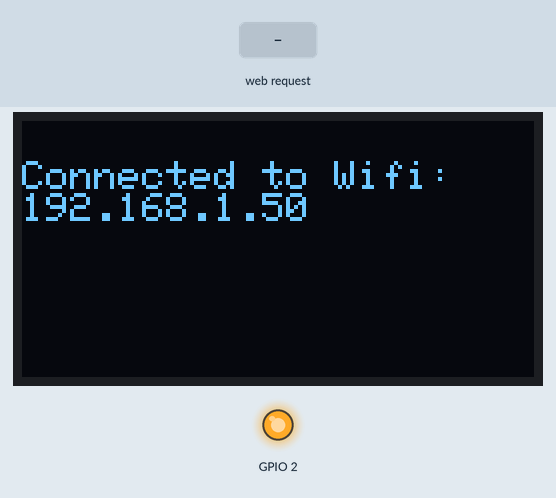
This sketch was run on a simulated ESP8266 (Wemos D1 mini). Parts: 128×64 one-colour display, output pins drawn as LEDs (lit = HIGH, except the on-board LED, lit = LOW). Inputs (shaded band) come from the test bench. WiFi joins after 1.5 s; servers stay silent unless stated; not simulated (calls return 0 or success): secret.h; what the sketch prints to the serial monitor is not drawn.

Above: at 4.8 s.
4.9 s: HTTP request GET / received
At 6.5 s:
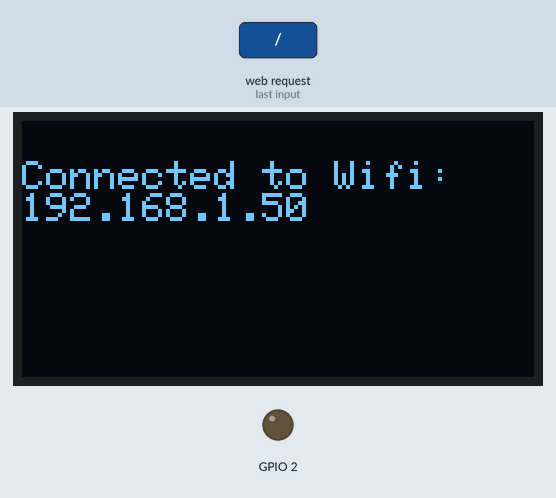
At 7.1 s:
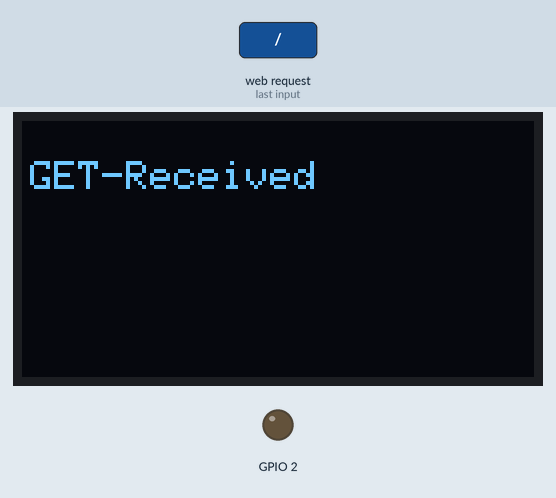
7.9 s: HTTP request GET /?plain=1 received
At 8.3 s:
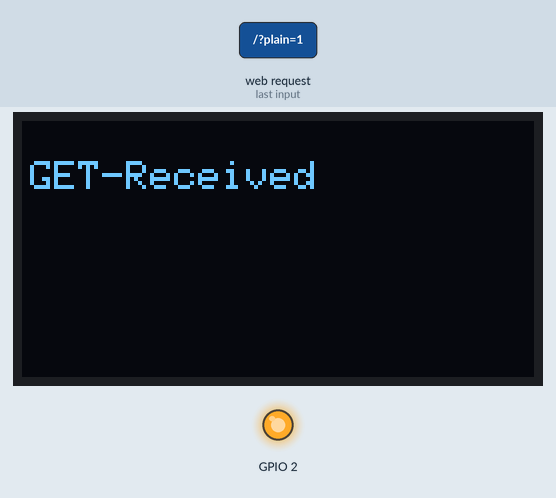
Timing chart, 0 to 10.9 s (numbered marks = the images above; inputs shaded):
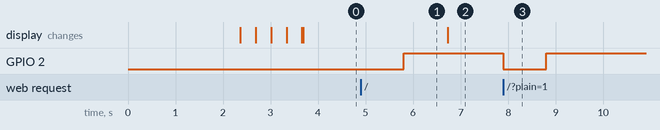

Measured:
- after the input at 4.9 s, GPIO 2: LOW → HIGH after 0.90 s
- after the input at 7.9 s, GPIO 2: HIGH → LOW at once, → HIGH 0.90 s later

The sketch:

WemosD1ServerHandling.ino
```cpp
#include <ESP8266WiFi.h>
#include <ESP8266WebServer.h>
#include "secret.h"

//Display Imports
#include <Wire.h>
#include <Adafruit_GFX.h>
#include <Adafruit_SSD1306.h>

//Define Display values
#define SCREEN_WIDTH 128
#define SCREEN_HEIGHT 64


//Construct Adafruit SSD1306
Adafruit_SSD1306 display(SCREEN_WIDTH, SCREEN_HEIGHT, &Wire, -1);

//Wifi information. bases itself off of secret.h
const char* ssid = SECRET_SSID;
const char* password = SECRET_WPA;
const char* unlock_key = SECRET_KEY;

//Init server
ESP8266WebServer server(80);

//Could consider adding static ip-addressing here? Remember to change per-device in that case

//handleRoot happens whenever the server gets a GET-Request
void handleRoot() {
  server.sendHeader("Access-Control-Allow-Origin", "*");
  server.send(401, "text/plain", "This isn't how you're supposed to use this device!");
  blink();
  display.setCursor(2, 10);
  display.clearDisplay();
  display.println("GET-Received");
  display.display();
}

//function which sole purpose is to display information
void displayStatus() {
    //On Connect:
    display.clearDisplay();
    display.println("Connected to Wifi: ");
    display.println(WiFi.localIP());
    display.display();
    Serial.println("Connected to WiFi. IP-address: ");
    Serial.println(WiFi.localIP());
    String IP = WiFi.localIP().toString();
    if (IP.startsWith("169.254")) {
      display.clearDisplay();
      display.println("Received invalid IP-address. Attempting to restart..");
      display.display();
      delay(10000);
      setup();
    }

    }

//HandlePost happens whenever the servers gets a POST-request
void handlePost() {
  server.sendHeader("Access-Control-Allow-Origin", "*");
  display.setCursor(0, 10);
  display.clearDisplay();
  String postData = server.arg("plain");
  if(postData.indexOf(unlock_key) != -1) {
    server.send(200, "text/plain", "correct code");
    display.println("Correct code!");
    display.display();
    delay(10000);
    displayStatus();
  }
  else {
    server.send(401, "text/plain", "NOT AUTHORIZED");
    display.println("POST-Received but not authenticated");
    display.display();
    delay(10000);
    displayStatus();
  }
}

//Function for blinking BUILT-IN LED
void blink() {
  digitalWrite (BUILTIN_LED, LOW);
  delay (900);
  digitalWrite(BUILTIN_LED, HIGH);
  delay(900);
}

void setup() {
  Serial.begin(19200);
  pinMode(BUILTIN_LED, OUTPUT);

  if(!display.begin(SSD1306_SWITCHCAPVCC, 0x3C)) {
    Serial.println("Error allocating memory ");
    }
  delay(2000);

//Prepares display for use
  display.clearDisplay();
  display.setTextSize(1);
  display.setTextColor(WHITE);
  display.setCursor(7, 0);

  // Connect to Wi-Fi with strings ssid and password
  WiFi.begin(ssid, password);
  int displayloadingbar = 0;
  //While it ISNT-connected it will delay and print Serial until connected.
  while (WiFi.status() != WL_CONNECTED) {
    delay(300);
    Serial.println("Connecting to WiFi...");
    display.clearDisplay();

    //Simple dot-based loading screen to show that something is happening
    if(displayloadingbar == 0) {
      display.println("Connecting to WiFi");
      displayloadingbar = displayloadingbar + 1;
    }
    else if(displayloadingbar == 1) {
      display.println("Connecting to WiFi.");
      displayloadingbar = displayloadingbar + 1;
    }
    else if(displayloadingbar == 2) {
      display.println("Connecting to WiFi..");
      displayloadingbar = displayloadingbar + 1;
    }
    else if(displayloadingbar == 3) {
      display.println("Connecting to WiFi...");
      displayloadingbar = 0;
    }
    display.display();
    //blink();
    display.setCursor(0, 10);
  }


  displayStatus();

  // Define web server routes
  server.on("/", HTTP_GET, handleRoot);
  server.on("/", HTTP_POST, handlePost);

  server.begin();
  Serial.println("HTTP server started");
}

unsigned long lastNetworkCheck = 0;
const unsigned long networkCheckInterval = 30000;

void loop() {
  server.handleClient();

//Checks if we still have Wi-Fi every thirty seconds, and if we don't, restarts setup
//Nice looking loading screen
  int disconnectionloadingbar = 0;
  unsigned long currentMillis = millis();
  if(currentMillis - lastNetworkCheck >= networkCheckInterval) {
    if(WiFi.status() != WL_CONNECTED) {

      display.clearDisplay();
      display.println("Disconnected....");
      display.println("Attempting to reconnect");
      display.display();
      delay(10000);
      setup();
    }
  }

}
```
